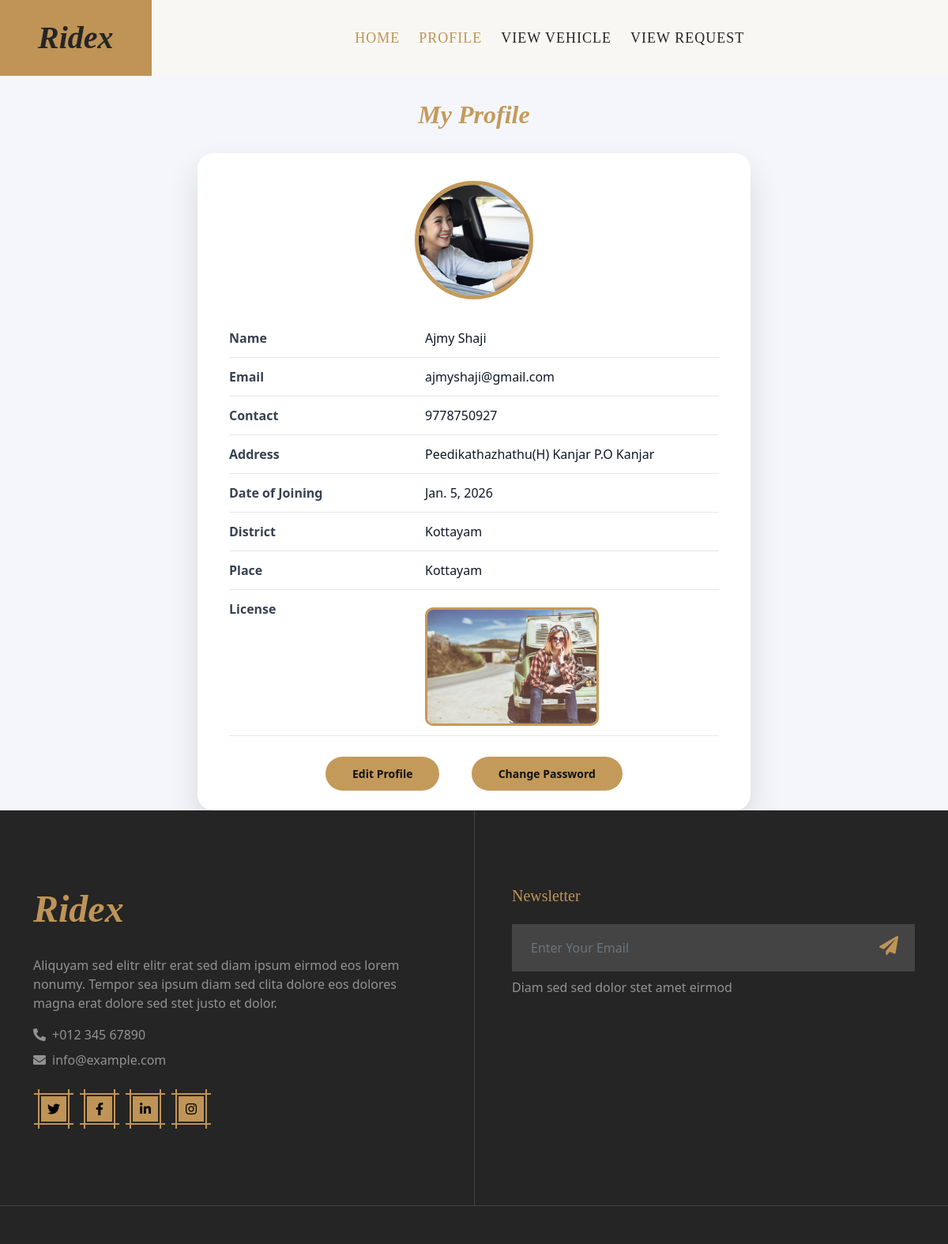
Screenshot of /Driver/MyProfile/ (signed in) with the database file from the repository.
### Guest/models.py (models this page shows)
class tbl_driver(models.Model):
    driver_name=models.CharField(max_length=50)
    driver_email=models.CharField(max_length=30)
    driver_contact=models.CharField(max_length=15)
    driver_address=models.CharField(max_length=30)
    driver_photo=models.FileField(upload_to='Assets/UserDocs/')
    driver_license=models.FileField(upload_to='Assets/UserDocs/')
    driver_password=models.CharField(max_length=30)
    driver_status=models.IntegerField(default=0)
    driver_doj=models.DateField(auto_now_add=True)
    place=models.ForeignKey(tbl_place,on_delete=models.CASCADE)

### Admin/models.py (models this page shows)
class tbl_place(models.Model):
    place_name=models.CharField(max_length=50)
    district=models.ForeignKey(tbl_district,on_delete=models.CASCADE)

class tbl_district(models.Model):
    district_name=models.CharField(max_length=50)

### Driver/views.py (the view)
# urls.py: path('MyProfile/',views.MyProfile ,name="MyProfile"),
def MyProfile(request):
    if "drid" not in request.session:
        return redirect("Guest:Login")
    else:
        profiledata=tbl_driver.objects.get(id=request.session['drid'])
        return render(request,"Driver/MyProfile.html",{'Data':profiledata})

### Driver/Templates/Driver/MyProfile.html (shortened to what this page needs)
{% extends 'Driver/Head.html' %}
{% block content %}
<!DOCTYPE html>
<html lang="en">
<head>
</head>
<body>
<div class="profile-title">
    <h1>My Profile</h1>
</div>
<div class="profile-card">
    <div class="image-section">
        <img src="{{Data.driver_photo.url}}"
             alt="Profile Photo"
             class="profile-img">
    </div>
    <div class="info-row">
        <div class="info-label">Name</div>
        <div class="info-value">{{Data.driver_name}}</div>
    </div>
    <div class="info-row">
        <div class="info-label">Email</div>
        <div class="info-value">{{Data.driver_email}}</div>
    </div>
    <div class="info-row">
        <div class="info-label">Contact</div>
        <div class="info-value">{{Data.driver_contact}}</div>
    </div>
    <div class="info-row">
        <div class="info-label">Address</div>
        <div class="info-value">{{Data.driver_address}}</div>
    </div>
    <div class="info-row">
        <div class="info-label">Date of Joining</div>
        <div class="info-value">{{Data.driver_doj}}</div>
    </div>
    <div class="info-row">
        <div class="info-label">District</div>
        <div class="info-value">{{Data.place.district.district_name}}</div>
    </div>
    <div class="info-row">
        <div class="info-label">Place</div>
        <div class="info-value">{{Data.place.place_name}}</div>
    </div>
    <div class="info-row">
        <div class="info-label">License</div>
        <div class="info-value">
            <img src="{{Data.driver_license.url}}"
                 alt="License Photo"
                 class="license-img">
        </div>
    </div>
    <div class="action-buttons">
        <a href="{% url 'Driver:EditProfile' %}">Edit Profile</a>
        <a href="{% url 'Driver:ChangePassword' %}">Change Password</a>
    </div>
</div>
</body>
</html>
{% endblock content %}

### Driver/Templates/Driver/MyProfile.html (style rules this page uses)
* { margin:0; padding:0; box-sizing:border-box; font-family:'Segoe UI', sans-serif; }
body { background:#f4f6fb; }
:root { --ridex-gold:#C49A5A; }
.profile-title { text-align:center; margin:30px 0; }
.profile-title h1 { font-size:32px; font-weight:800; font-style:italic; color:var(--ridex-gold); }
.profile-card { width:700px; max-width:95%; margin:auto; background:#ffffff; border-radius:20px; box-shadow:0 20px 40px rgba(0,0,0,0.12); padding:35px 40px; animation:fadeUp 0.7s ease; }
.image-section { text-align:center; margin-bottom:25px; }
.image-section img.profile-img { width:150px; height:150px; border-radius:50%; object-fit:cover; border:5px solid var(--ridex-gold); }
.license-img { width:220px; height:150px; border-radius:10px; object-fit:cover; border:3px solid var(--ridex-gold); margin-top:10px; }
.info-row { display:flex; padding:12px 0; border-bottom:1px solid #e5e7eb; }
.info-label { width:40%; font-weight:600; color:#374151; }
.info-value { width:60%; color:#111827; }
.action-buttons { text-align:center; margin-top:35px; }
.action-buttons a { text-decoration:none; padding:12px 34px; border-radius:30px; font-size:14px; font-weight:600; margin:0 18px; transition:0.3s; background:var(--ridex-gold); color:#111; }

### rows the page displays
tbl_driver: driver_photo (picture), driver_name "Ajmy Shaji", driver_email "ajmyshaji@gmail.com", driver_contact "9778750927", driver_address "Peedikathazhathu(H) Kanjar P.O Kanjar", driver_doj "Jan. 5, 2026", place.district.district_name "Kottayam", place.place_name "Kottayam", driver_license (picture)
